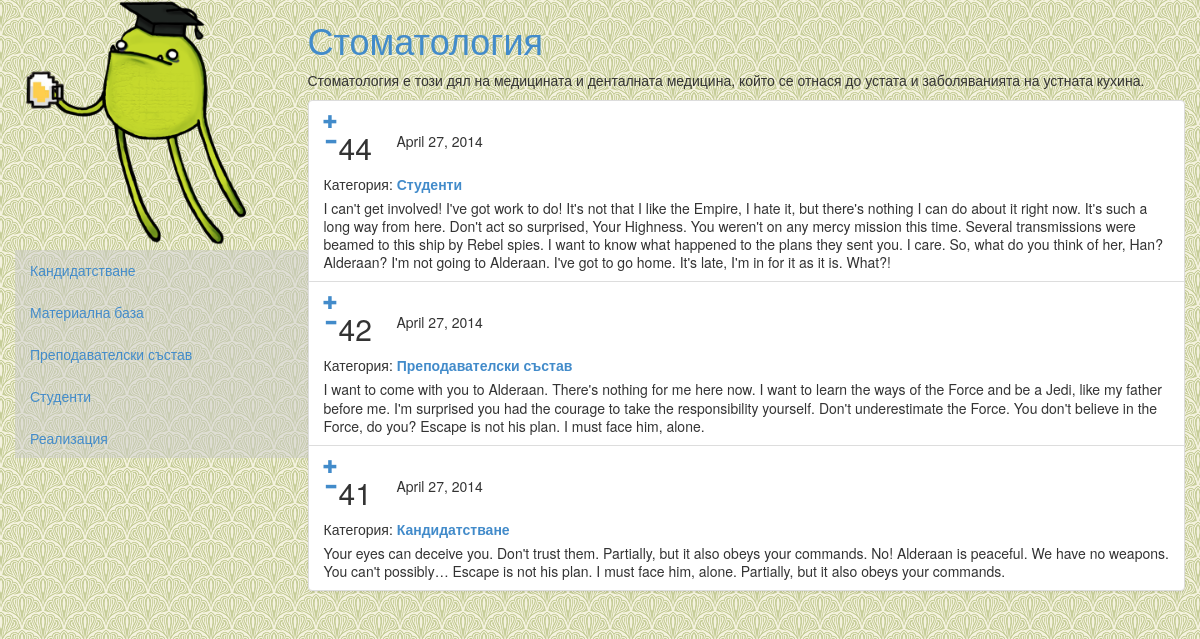
Before: /programme/57 with the older database file.
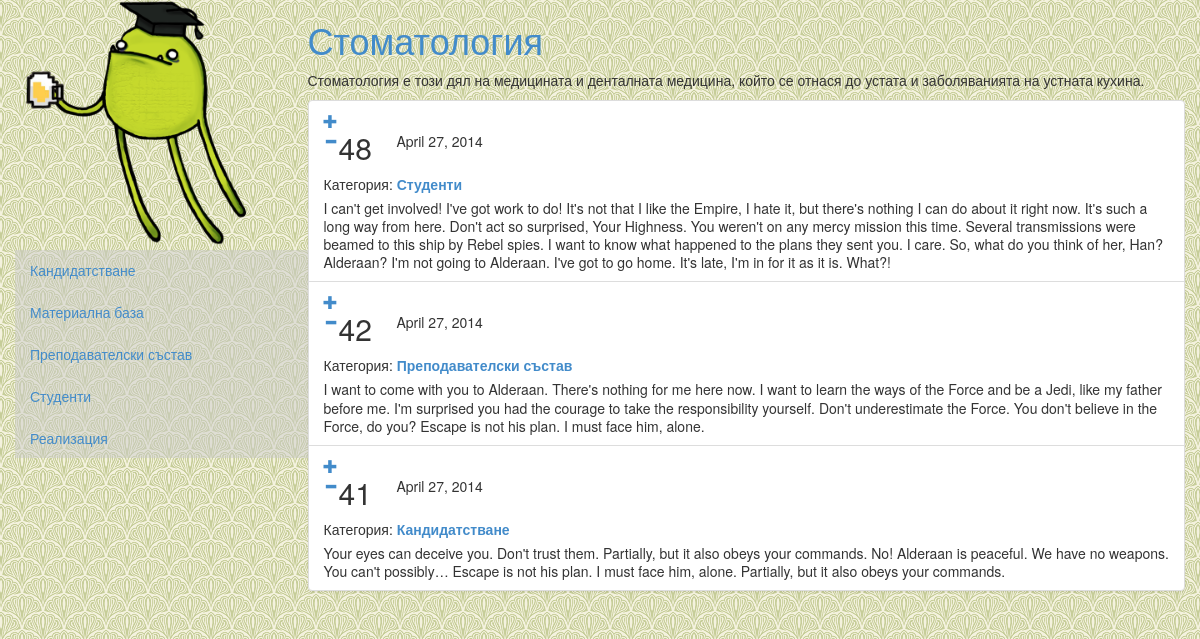
After: the same page with the newer database file.
### default/models.py (models this page shows, shortened)
class Post(models.Model):
    title = models.CharField(max_length=200)
    text = models.TextField()
    category = models.ForeignKey(PostCategory, related_name='posts')
    date = models.DateField(auto_now=True)
    vote = models.IntegerField()
    programme = models.ForeignKey(Programme, related_name='posts')

class PostCategory(models.Model):
    name = models.CharField(max_length=200)
    def __str__(self):
        return self.name

### default/views.py (the view)
# urls.py: url(r'^programme/(?P<programme_id>\d+)$', 'default.views.programme_view'),
def programme_view(request, programme_id):
    programme = models.Programme.objects.get(id=programme_id)
    most_voted_posts = [post for post in
                        programme.posts.all().order_by('-vote')[:3]]
    return render(request, 'default/programme.html', {
        'programme': programme,
        'most_voted_posts': most_voted_posts,
    })

### templates/default/programme.html (shortened to what this page needs)
{% extends "default/programme_base.html" %}
{% load staticfiles %}
{% block info %}
  <div class="row">
    <a href="{{ programme.id }}/1"><h1>{{ programme.name }}</h1></a>
    <p>{{ programme.description }}</p>
  </div>
  <div class="row">
    <ul class="list-group">
      {% for post in most_voted_posts %}
        <li class="list-group-item">
          <div class="list-group-item-heading">
            <div class="row">
              <div class="col-xs-1">
                <div class="row">
                  <div class="col-xs-3">
                    <a href="#" class="vote-link" data-db-id="{{ post.id }}" data-direction="up"><span class="glyphicon glyphicon-plus"></a>
                    <a href="#" class="vote-link" data-db-id="{{ post.id }}" data-direction="down"><span class="glyphicon glyphicon-minus"></a>
                  </div>
                  <h2 data-votes-id="{{ post.id }}">{{ post.vote }}</h2>
                </div>
              </div>
              <div class="col-xs-10">
              </div>
              <div class="col-xs-6">
                {{ post.date }}
              </div>
            </div>
            <div class="row">
                <div class="col-xs-6">
                    Категория: <a href="{{ programme.id }}/cat{{ post.category.id }}/1"><strong>{{ post.category }}</strong></a>
                </div>
            </div>
          </div>
          <div class="list-group-item-text">
              {{ post.text }}
          </div>
        </li>
      {% endfor %}
    </ul>
  </div>
{% endblock %}

Changed rows visible on the page:
changed Post "Студенти": vote "44" → "48"
